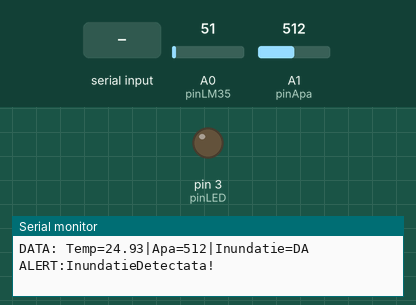
A sketch run on a simulated Arduino Uno, built with avr-gcc and run on an emulated ATmega328P. Parts: output pins drawn as LEDs (lit = HIGH), the last lines printed to the serial monitor. The test bench sets the inputs (shaded band); at power-on: A1 (pinApa) = 512, A0 (pinLM35) = 51. EEPROM starts erased.

Above: at 1.2 s.
1.3 s: "A\n" received over Serial
At 3.0 s:
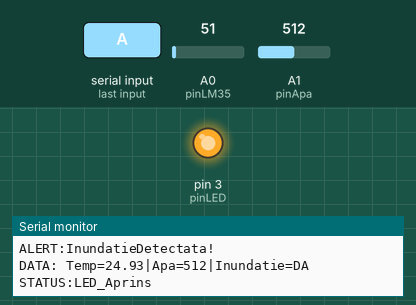
3.5 s: A1 (pinApa) set to 416
5.0 s: A1 (pinApa) set to 390
9.5 s: "S\n" received over Serial
At 10.5 s:
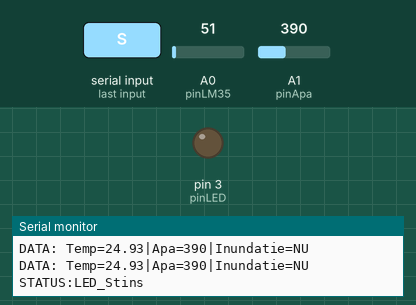
Timing chart, 0 to 12.5 s (numbered marks = the images above; inputs shaded):
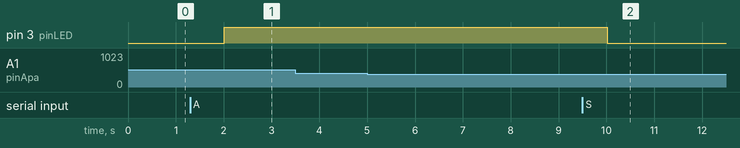

Measured:
- after the input at 1.3 s, pin 3 (pinLED): LOW → HIGH after 0.71 s
- after the input at 9.5 s, pin 3 (pinLED): HIGH → LOW after 0.51 s

The sketch:

sketch_jun10b.ino
```cpp
#include <EEPROM.h>


const int pinLED = 3;
const int pinLM35 = A0;
const int pinApa = A1;


const int PRAG_INUNDATIE = 400;


const int ADRESA_START_MESAJE = 0;

const int ADRESA_START_INUNDATII = 200;

int indexMesajCurent = 0;
int indexInundatieCurent = 0;
bool stareInundatieAnterioara = false;

void setup() {
  Serial.begin(9600);
  pinMode(pinLED, OUTPUT);
  digitalWrite(pinLED, LOW);


  indexMesajCurent = EEPROM.read(500) % 10;
  indexInundatieCurent = EEPROM.read(501) % 10;
}

void loop() {

  int valoareLM35 = analogRead(pinLM35);
  float tensiune = valoareLM35 * (5.0 / 1023.0);
  float temperatura = tensiune * 100.0;


  int nivelApa = analogRead(pinApa);
  bool esteInundatie = (nivelApa > PRAG_INUNDATIE);


  Serial.print("DATA: Temp=");
  Serial.print(temperatura);
  Serial.print("|Apa=");
  Serial.print(nivelApa);
  Serial.print("|Inundatie=");
  Serial.println(esteInundatie ? "DA" : "NU");


  if (esteInundatie && !stareInundatieAnterioara) {
    salveazaEvenimentInundatie(nivelApa);
    Serial.println("ALERT:InundatieDetectata!");
  }
  stareInundatieAnterioara = esteInundatie;


  if (Serial.available() > 0) {
    String comanda = Serial.readStringUntil('\n');
    comanda.trim();

    if (comanda == "A") {
      digitalWrite(pinLED, HIGH);
      Serial.println("STATUS:LED_Aprins");
    }
    else if (comanda == "S") {
      digitalWrite(pinLED, LOW);
      Serial.println("STATUS:LED_Stins");
    }

    else if (comanda.startsWith("MSG:")) {
      String mesajDeSalvat = comanda.substring(4);
      salveazaMesajEEPROM(mesajDeSalvat);
      Serial.println("STATUS:MesajSalvat");
    }
  }

  delay(2000);
}


void salveazaMesajEEPROM(String msg) {
  int adresa = ADRESA_START_MESAJE + (indexMesajCurent * 20);


  if(msg.length() > 19) msg = msg.substring(0, 19);

  for (int i = 0; i < msg.length(); i++) {
    EEPROM.write(adresa + i, msg[i]);
  }
  EEPROM.write(adresa + msg.length(), '\0');

  indexMesajCurent = (indexMesajCurent + 1) % 10;
  EEPROM.write(500, indexMesajCurent);
}


void salveazaEvenimentInundatie(int valoare) {
  int adresa = ADRESA_START_INUNDATII + (indexInundatieCurent * 2);


  EEPROM.write(adresa, highByte(valoare));
  EEPROM.write(adresa + 1, lowByte(valoare));

  indexInundatieCurent = (indexInundatieCurent + 1) % 10;
  EEPROM.write(501, indexInundatieCurent);
}
```
